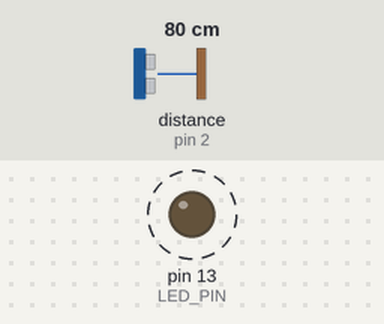
This sketch was run on a simulated Arduino Uno, built with avr-gcc and run on an emulated ATmega328P. Shown: output pins drawn as LEDs (lit = HIGH). Wiring (inferred from the names in the program): ultrasonic range finder: trigger pin 12; echo pin 2. Dashed ring = blinking. The inputs (shaded band) are chosen by the test bench; at power-on: distance to the obstacle (sensor on pin 2) 80 cm. The echo pulse lasts 58.3 µs per cm; pins used as bus, display or sensor lines are not drawn; what the sketch prints to the serial monitor is not drawn.

Above: at 0.2 s.
Timing chart, 0 to 3.0 s (numbered marks = the images above):
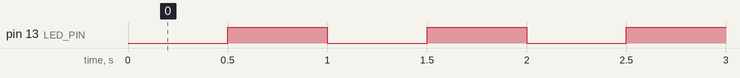

Measured:
- by itself, pin 13 (LED_PIN): alternates HIGH for 0.50 s and LOW for 0.50 s

The sketch:

eplusIntTimer.ino
```cpp
#define INTERRUPT_PIN 0  //Pin 2 on UNO
#define TRIG 12
#define ECHO 2
#define LED_PIN 13

#define TIMER_US 500000

#include<TimerOne.h>

volatile unsigned long a =0, b=0,time = 0;
volatile int distance= 0;

void setup()
{
  Serial.begin(9600);
  pinMode(TRIG,OUTPUT);
  pinMode(LED_PIN,OUTPUT);

  Timer1.initialize(TIMER_US);
  Timer1.attachInterrupt(blinker);

  attachInterrupt(INTERRUPT_PIN, echo, CHANGE);
}

void loop()
{
trigger();
Serial.println(distance);
}

void trigger()
{
  digitalWrite(TRIG, LOW);
  delayMicroseconds(2);
  digitalWrite(TRIG,HIGH);
  delayMicroseconds(10);
  digitalWrite(TRIG,LOW);
}

void echo()
{
  switch (digitalRead(ECHO))
  {
    case HIGH:
      b = 0;
      a = micros();
      break;

    case LOW:
      b = micros();
      time = b - a;
      break;
  }
  distance = time/58;
}

void blinker()
{
  digitalWrite(LED_PIN,(!digitalRead(LED_PIN)));
}
```
